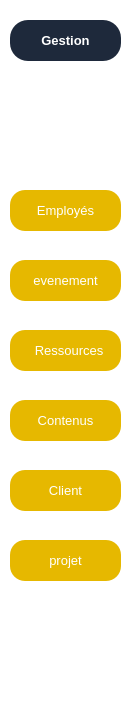
     <widget class="QFrame" name="frame_9">
      <property name="geometry">
       <rect>
        <x>0</x>
        <y>20</y>
        <width>131</width>
        <height>721</height>
       </rect>
      </property>
      <property name="styleSheet">
       <string notr="true">QFrame {
    background: #ffffff;
    border: none;
    border-radius: 12px;
}
</string>
      </property>
      <property name="frameShape">
       <enum>QFrame::Shape::StyledPanel</enum>
      </property>
      <property name="frameShadow">
       <enum>QFrame::Shadow::Raised</enum>
      </property>
      <widget class="QPushButton" name="Gemployes_2">
       <property name="geometry">
        <rect>
         <x>10</x>
         <y>20</y>
         <width>111</width>
         <height>41</height>
        </rect>
       </property>
       <property name="styleSheet">
        <string notr="true">QLineEdit{
background:#f1f5f9;
border:none;
border-radius:18px;
padding-left:30px;
padding-right:10px;
height:34px;
color:#0f172a;
font-family:Segoe UI,Arial;
font-size:10pt;
}
QLineEdit:focus{
outline:none;
background:#e2e8f0;
}
QPushButton{
background:#1e293b;
color:white;
border:none;
border-radius:18px;
padding:6px 24px;
font-weight:600;
font-family:Segoe UI,Arial;
font-size:10pt;
}
QPushButton:hover{
background:#334155;
}
QPushButton:pressed{
background:#0f172a;
}

</string>
       </property>
       <property name="text">
        <string>Gestion</string>
       </property>
      </widget>
      <widget class="QPushButton" name="Gemp">
       <property name="geometry">
        <rect>
         <x>10</x>
         <y>190</y>
         <width>111</width>
         <height>41</height>
        </rect>
       </property>
       <property name="styleSheet">
        <string notr="true">background-color: #E6B800;       /* dark yellow */
color: #ffffff;                  /* white text */
font-family: &quot;Segoe UI&quot;;
font-size: 13px;

border: none;
border-radius: 15px;             /* rounded shape */
padding: 6px 16px;
</string>
       </property>
       <property name="text">
        <string>Employés</string>
       </property>
      </widget>
      <widget class="QPushButton" name="Gevent">
       <property name="geometry">
        <rect>
         <x>10</x>
         <y>260</y>
         <width>111</width>
         <height>41</height>
        </rect>
       </property>
       <property name="styleSheet">
        <string notr="true">background-color: #E6B800;       /* dark yellow */
color: #ffffff;                  /* white text */
font-family: &quot;Segoe UI&quot;;
font-size: 13px;

border: none;
border-radius: 15px;             /* rounded shape */
padding: 6px 16px;
</string>
       </property>
       <property name="text">
        <string>evenement</string>
       </property>
      </widget>
      <widget class="QPushButton" name="Gress">
       <property name="geometry">
        <rect>
         <x>10</x>
         <y>330</y>
         <width>111</width>
         <height>41</height>
        </rect>
       </property>
       <property name="styleSheet">
        <string notr="true">background-color: #E6B800;       /* dark yellow */
color: #ffffff;                  /* white text */
font-family: &quot;Segoe UI&quot;;
font-size: 13px;

border: none;
border-radius: 15px;             /* rounded shape */
padding: 6px 16px;
</string>
       </property>
       <property name="text">
        <string>  Ressources</string>
       </property>
      </widget>
      <widget class="QPushButton" name="Gcont">
       <property name="geometry">
        <rect>
         <x>10</x>
         <y>400</y>
         <width>111</width>
         <height>41</height>
        </rect>
       </property>
       <property name="styleSheet">
        <string notr="true">background-color: #E6B800;       /* dark yellow */
color: #ffffff;                  /* white text */
font-family: &quot;Segoe UI&quot;;
font-size: 13px;

border: none;
border-radius: 15px;             /* rounded shape */
padding: 6px 16px;
</string>
       </property>
       <property name="text">
        <string>Contenus</string>
       </property>
      </widget>
      <widget class="QPushButton" name="Gproj">
       <property name="geometry">
        <rect>
         <x>10</x>
         <y>540</y>
         <width>111</width>
         <height>41</height>
        </rect>
       </property>
       <property name="styleSheet">
        <string notr="true">background-color: #E6B800;       /* dark yellow */
color: #ffffff;                  /* white text */
font-family: &quot;Segoe UI&quot;;
font-size: 13px;

border: none;
border-radius: 15px;             /* rounded shape */
padding: 6px 16px;
</string>
       </property>
       <property name="text">
        <string>projet</string>
       </property>
      </widget>
      <widget class="QPushButton" name="Gclient">
       <property name="geometry">
        <rect>
         <x>10</x>
         <y>470</y>
         <width>111</width>
         <height>41</height>
        </rect>
       </property>
       <property name="styleSheet">
        <string notr="true">background-color: #E6B800;       /* dark yellow */
color: #ffffff;                  /* white text */
font-family: &quot;Segoe UI&quot;;
font-size: 13px;

border: none;
border-radius: 15px;             /* rounded shape */
padding: 6px 16px;
</string>
       </property>
       <property name="text">
        <string>Client</string>
       </property>
      </widget>
     </widget>
